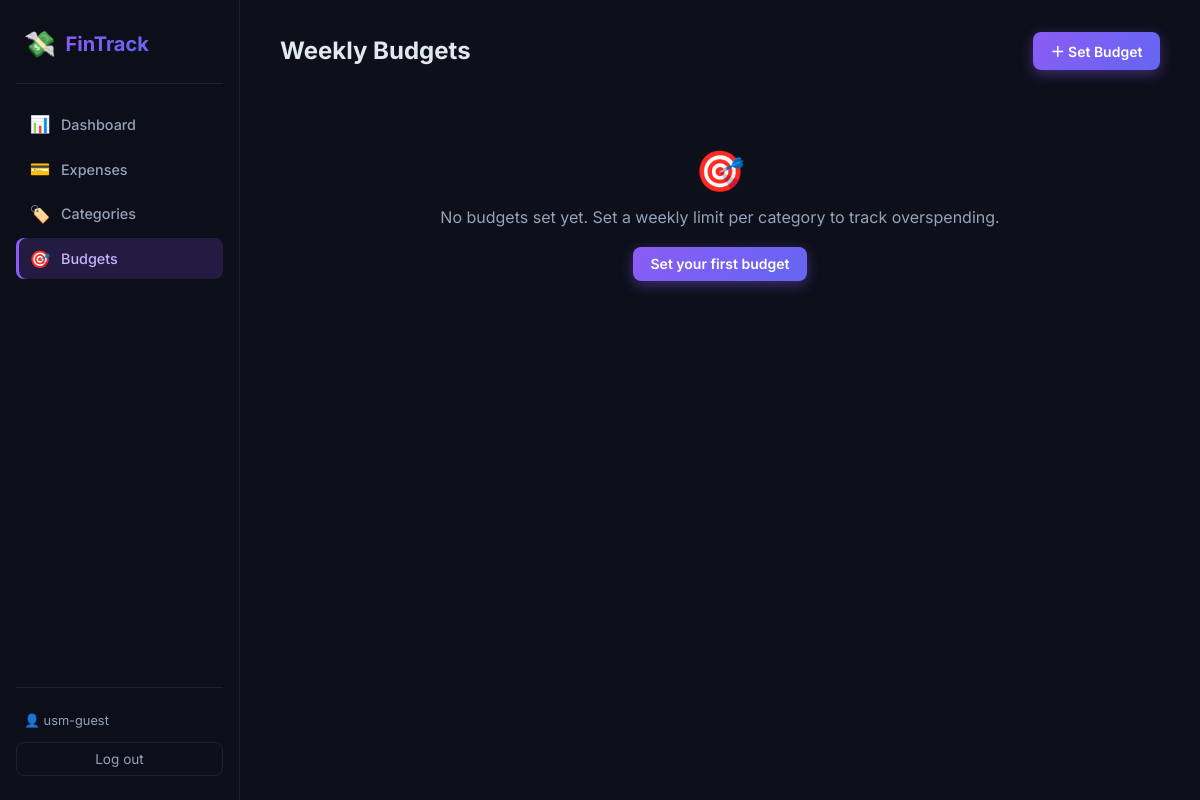
/budgets/ (signed in), run on an earlier commit of the app's database.
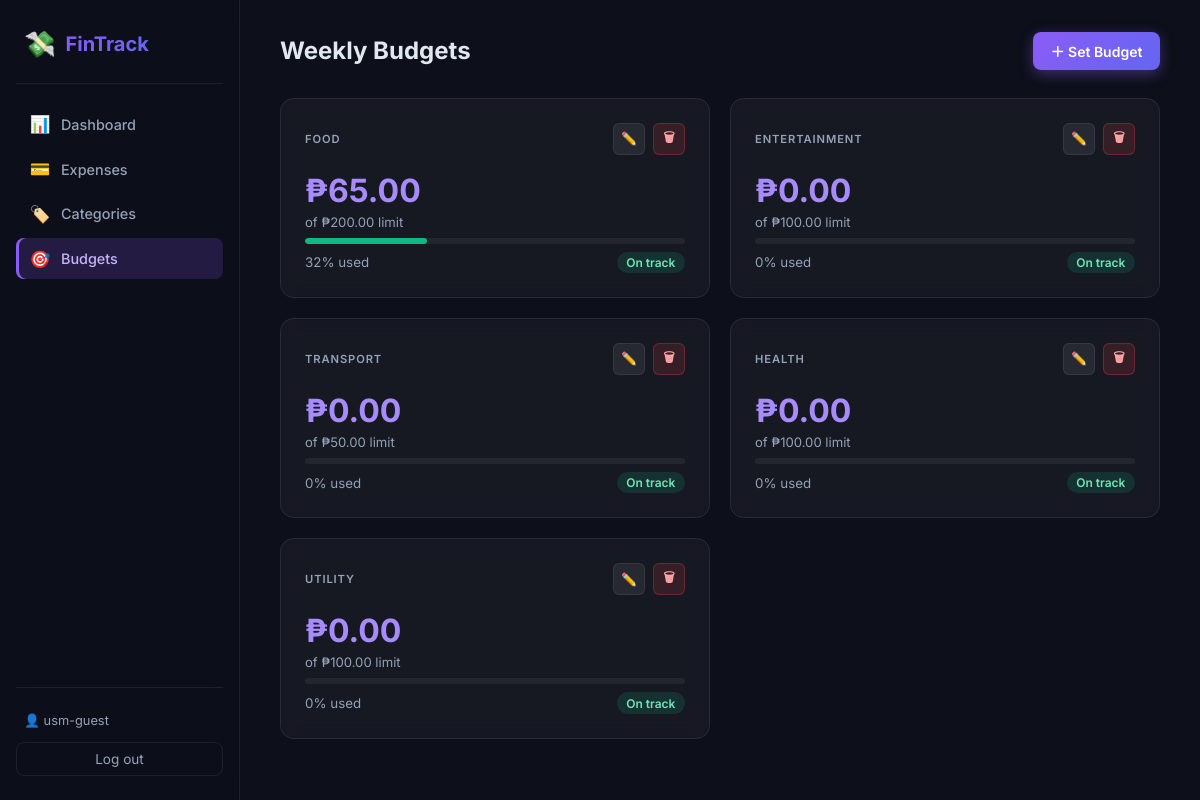
And on a later commit of the database.
### expenses/models.py (models this page shows, shortened)
class Budget(models.Model):
    user = models.ForeignKey(
        User, on_delete=models.CASCADE, related_name="budgets"
    )
    category = models.ForeignKey(
        Category, on_delete=models.CASCADE, related_name="budgets"
    )
    weekly_limit = models.DecimalField(max_digits=10, decimal_places=2)
    class Meta:
        unique_together = ("user", "category")

class Category(models.Model):
    name = models.CharField(max_length=100, unique=True)
    class Meta:
        verbose_name_plural = "Categories"
        ordering = ["name"]

### expenses/views.py (the view)
# urls.py: path('budgets/', views.BudgetListView.as_view(), name='budget_list'),
class BudgetListView(LoginRequiredMixin, ListView):
    model = Budget
    template_name = 'expenses/budget_list.html'
    context_object_name = 'budgets'
    def get_queryset(self):
        return Budget.objects.filter(user=self.request.user).select_related('category')
    def get_context_data(self, **kwargs):
        ctx = super().get_context_data(**kwargs)
        user = self.request.user
        week_start, week_end = get_current_week_range()
        weekly_totals = {
            row['category_id']: row['total']
            for row in Expense.objects.filter(
                user=user, date__gte=week_start, date__lte=week_end
            ).values('category_id').annotate(total=Sum('amount'))
        }
        for b in ctx['budgets']:
            spent = weekly_totals.get(b.category_id, 0)
            b.spent = spent
            b.over_budget = spent > b.weekly_limit
            b.pct = min(int((spent / b.weekly_limit) * 100), 100) if b.weekly_limit else 0
        return ctx

### expenses/views.py (called while the page is built)
def get_current_week_range():
    today = date.today()
    week_start = today - timedelta(days=today.weekday())  # Monday
    week_end = week_start + timedelta(days=6)             # Sunday
    return week_start, week_end

### expenses/templates/expenses/budget_list.html (shortened to what this page needs)
{% extends "base.html" %}
{% block page_title %}Weekly Budgets{% endblock %}
{% block topbar_actions %}
<a href="{% url 'budget_add' %}" class="btn btn-primary" id="btn-add-budget">＋ Set Budget</a>
{% endblock %}
{% block content %}
{% if budgets %}
<div class="grid-2">
  {% for b in budgets %}
  <div class="card">
    <div class="flex items-center justify-between mb-2">
      <p class="card-title" style="margin:0">{{ b.category.name }}</p>
      <div class="flex gap-1">
        <a href="{% url 'budget_edit' b.pk %}" class="btn btn-secondary btn-sm btn-icon" title="Edit">✏️</a>
        <a href="{% url 'budget_delete' b.pk %}" class="btn btn-danger btn-sm btn-icon" title="Delete">🗑</a>
      </div>
    </div>
    <p class="card-value {% if b.over_budget %}text-danger{% else %}stat-accent{% endif %}">
      ₱{{ b.spent|floatformat:2 }}
    </p>
    <p class="card-sub">of ₱{{ b.weekly_limit|floatformat:2 }} limit</p>
    <div class="progress-wrap mt-1">
      <div class="progress-bar {% if b.over_budget %}over{% elif b.pct >= 80 %}warning{% else %}ok{% endif %}"
           style="width: {{ b.pct }}%"></div>
    </div>
    <div class="flex items-center justify-between mt-1">
      <small class="text-muted">{{ b.pct }}% used</small>
      {% if b.over_budget %}
        <span class="badge badge-danger">⚠ Over budget</span>
      {% elif b.pct >= 80 %}
        <span class="badge badge-warning">Near limit</span>
      {% else %}
        <span class="badge badge-success">On track</span>
      {% endif %}
    </div>
  </div>
  {% endfor %}
</div>
{% else %}
<div class="empty-state">
  <div class="empty-icon">🎯</div>
  <p>No budgets set yet. Set a weekly limit per category to track overspending.</p>
  <a href="{% url 'budget_add' %}" class="btn btn-primary">Set your first budget</a>
</div>
{% endif %}
{% endblock %}

What changed in the data, as far as the page shows it:
added Budget: category.name "FOOD", spent "65.00", weekly_limit "200.00", pct "32", shows "On track"
added Budget: category.name "ENTERTAINMENT", spent "0.00", weekly_limit "100.00", pct "0", shows "On track"
added Budget: category.name "TRANSPORT", spent "0.00", weekly_limit "50.00", pct "0", shows "On track"
added Budget: category.name "HEALTH", spent "0.00", weekly_limit "100.00", pct "0", shows "On track"
added Budget: category.name "UTILITY", spent "0.00", weekly_limit "100.00", pct "0", shows "On track"
Also different on the page:
text no longer shown: "🎯 No budgets set yet. Set a weekly limit per category to track overspending. Set your first budget"
